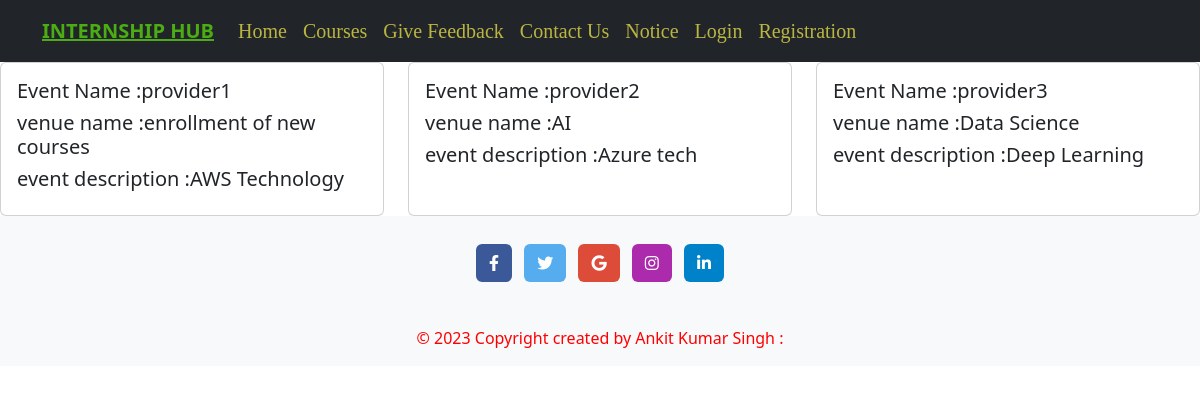
The page /notice/ on the database its author committed.
### internship/models.py (models this page shows, shortened)
class Notice(models.Model):
    providerid=models.CharField(max_length=45)
    noticetopic=models.CharField(max_length=100)
    noticecontents=models.CharField(max_length=255)
    date=models.DateField(default=timezone.now)

### internship/views.py (the view)
# urls.py: path("notice/",views.notice),
def notice(request):
    notice_object_list=Notice.objects.all()
    notice_contents={
        "notice_key":notice_object_list,
        "title":"MyHomePage"
    }
    return render(request,"internship/html/notice.html",notice_contents)

### internship/templates/internship/html/notice.html (shortened to what this page needs)
<!DOCTYPE html>
{%load static%}
<html lang="en">
<head>
    {% include 'internship/common/common_css.html'%}
</head>
<body>
    {% include 'internship/common/commonheader.html'%}
    <div class="row row-cols-1 row-cols-md-3 g-4">
        {% for n in notice_key%}
          <div class="col">
            <div class="card h-100">
              <div class="card-body">
                <h5 class="card-title">Event Name :{{n.providerid}}</h5>
                <h5 class="card-title">venue name :{{n.noticetopic}}</h5>
                <h5 class="card-title">event description :{{n.noticecontents}}</h5>
              </div>
            </div>
          </div>
          {%endfor%}
        </div>
    {%include 'internship/common/commonfooter.html'%}
</body>
</html>

### rows shown on the page
Notice: providerid "provider1", noticetopic "enrollment of new courses", noticecontents "AWS Technology"
Notice: providerid "provider2", noticetopic "AI", noticecontents "Azure tech"
Notice: providerid "provider3", noticetopic "Data Science", noticecontents "Deep Learning"
